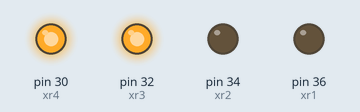
This sketch was run on a simulated Arduino Mega 2560, built with avr-gcc and run on an emulated ATmega2560. Shown: output pins drawn as LEDs (lit = HIGH).

Above: at 2.0 s.
At 4.5 s:
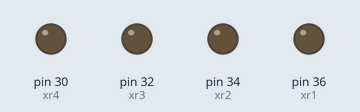
At 7.1 s:
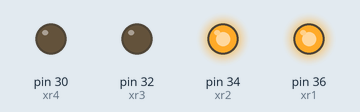
Timing chart, 0 to 13.3 s (numbered marks = the images above):
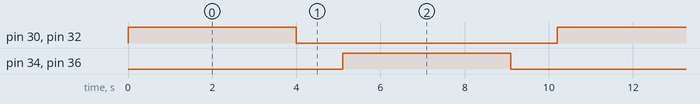

Measured:
- by itself, pin 30 (xr4), pin 32 (xr3), pin 34 (xr2), pin 36 (xr1): alternates HIGH for 4.0 s and LOW for 6.2 s
- by itself, everything shown: repeats every 10.2 s, in 4 steps

The sketch:

X_AXIS.ino
```cpp
/*
  EGG VENDING MACHINE CODE FOR Y AXIS TRIAL 1
 CC NARRENCER , TILAK , CPDO , DENNIS ASHOK

 */

int xr1 = 36;
int xr2 = 34;
int xr3 = 32;
int xr4 = 30;

// the setup routine runs once when you press reset:
void setup() {
  // initialize the digital pin as an output.
  pinMode(xr1, OUTPUT);
  pinMode(xr2, OUTPUT);
  pinMode(xr3, OUTPUT);
  pinMode(xr4, OUTPUT);

}

// the loop routine runs over and over again forever:
void loop() {
 xll();
 delay(1000);
 xrr();
 delay(1000);
 }
void xrr()
{
  digitalWrite(xr1, HIGH);   // RIGHT TURN ON
  digitalWrite(xr2,HIGH);
  delay(4000);               //
  digitalWrite(xr1, LOW);   //  TURN OFF
  digitalWrite(xr2,LOW);
  delay(100);
}
void xll()
{
  digitalWrite(xr3, HIGH);   // LEFT TURN ON
  digitalWrite(xr4,HIGH);
  delay(4000);               //
  digitalWrite(xr3, LOW);   //  LEFT OFF
  digitalWrite(xr4,LOW);
  delay(100);
  }
```
